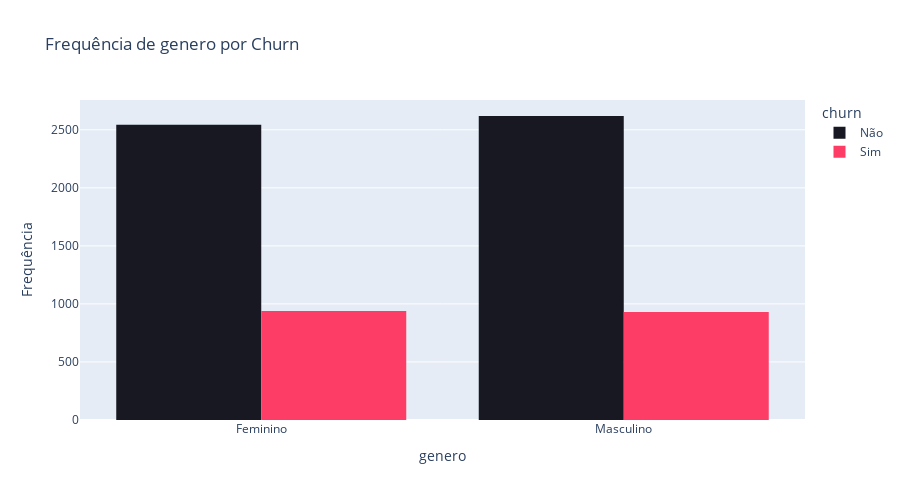
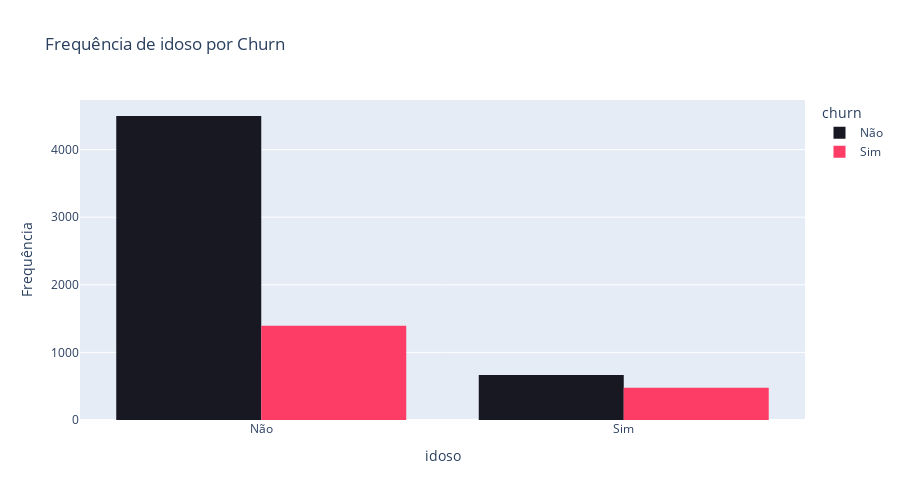
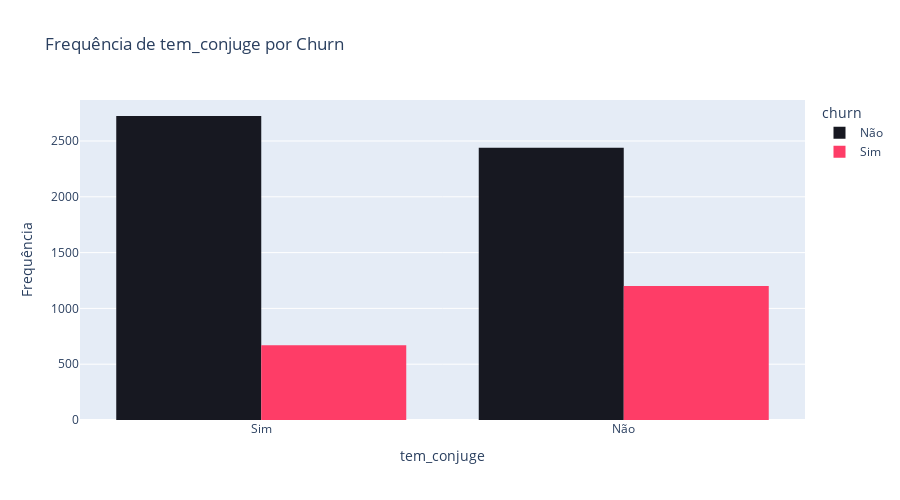
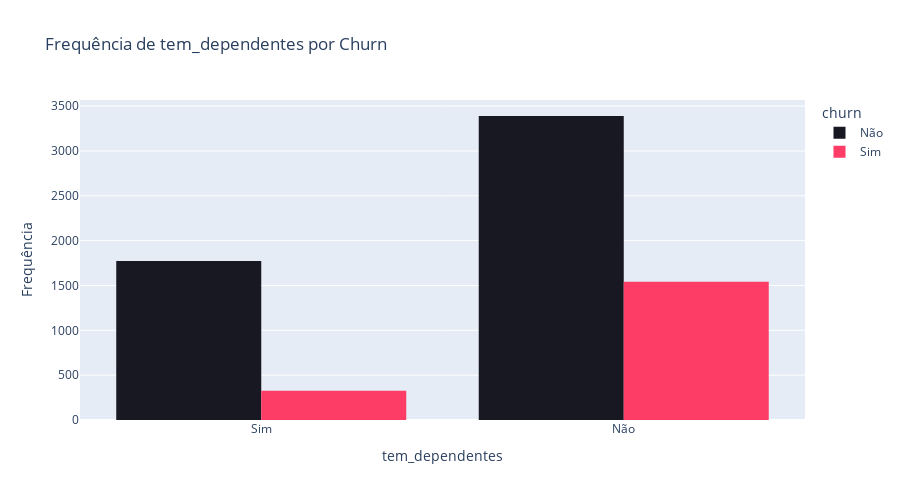

Notebook cell for these charts, in order:
### Markdown cell above
Pode-se observar que a concentração de clientes com churn é mais alta, em contratos com uma duração menor (com uma mediana de 10 meses e um terceiro quartil de 29 meses).

Já em relação ao valor da fatura mensal, a maior ocorrência de churn é em casos onde o valor é mais alto (com uma mediana de 79,65 e um 3 quartil de 94,21).

Como o total gasto está atrelado ao tempo de duração do contrato (mesmo que sem uma razão padronizada identificada), obviamente os casos de churn positivo estão com valores menores (mediana de 703,55 e 3 quartil de 2.332,30).

### Code cell
colunas_grafico = ['genero', 'idoso', 'tem_conjuge', 'tem_dependentes', 'meses_de_contrato','possui_servico_telefone',
                   'possui_multiplas_linhas','possui_servico_internet','possui_servico_seguranca_online','possui_servico_backup_online',
                   'possui_servico_protecao_dispositivo','possui_servico_suporte_tecnico','possui_TV_a_cabo','possui_TV_streaming','tipo_de_contrato',
                   'recebimento_de_fatura_online','forma_de_pagamento','fatura_mensal','total_gasto']

for coluna in colunas_grafico:
    fig = px.histogram(df_normalizado_estruturado, x=coluna, color='churn',               
                       color_discrete_map={'Não': '#171821','Sim': '#fe3d67'},
                       barmode='group', 
                       title=f'Frequência de {coluna} por Churn',
                       labels={'count':'Frequência'}, height=500)
    fig.update_yaxes(title_text='Frequência')

    fig.show()
    
    print(10*'-',f'Tabela de frequẽncia de {coluna}',10*'-')
    print(tabela_freq_churn_variavel(df_normalizado_estruturado,coluna))

### Figure 1 — Plotly figure (JSON) as saved in the notebook; plotly's stock layout.template omitted (floating-point values rounded to 4 significant figures; data arrays with more than 128 entries replaced by an {"elided": "..."} marker saying what was removed)
{"data": [{"alignmentgroup": "True", "bingroup": "x", "hovertemplate": "churn=Não<br>genero=%{x}<br>count=%{y}<extra></extra>", "legendgroup": "Não", "marker": {"color": "#171821", "pattern": {"shape": ""}}, "name": "Não", "offsetgroup": "Não", "orientation": "v", "showlegend": true, "type": "histogram", "x": {"elided": "5163 str values"}, "xaxis": "x", "yaxis": "y"}, {"alignmentgroup": "True", "bingroup": "x", "hovertemplate": "churn=Sim<br>genero=%{x}<br>count=%{y}<extra></extra>", "legendgroup": "Sim", "marker": {"color": "#fe3d67", "pattern": {"shape": ""}}, "name": "Sim", "offsetgroup": "Sim", "orientation": "v", "showlegend": true, "type": "histogram", "x": {"elided": "1869 str values"}, "xaxis": "x", "yaxis": "y"}], "layout": {"barmode": "group", "height": 500, "legend": {"title": {"text": "churn"}, "tracegroupgap": 0}, "title": {"text": "Frequência de genero por Churn"}, "xaxis": {"anchor": "y", "domain": [0, 1], "title": {"text": "genero"}}, "yaxis": {"anchor": "x", "domain": [0, 1], "title": {"text": "Frequência"}}}}

### Figure 2 — Plotly figure (JSON) as saved in the notebook; plotly's stock layout.template omitted (floating-point values rounded to 4 significant figures; data arrays with more than 128 entries replaced by an {"elided": "..."} marker saying what was removed)
{"data": [{"alignmentgroup": "True", "bingroup": "x", "hovertemplate": "churn=Não<br>idoso=%{x}<br>count=%{y}<extra></extra>", "legendgroup": "Não", "marker": {"color": "#171821", "pattern": {"shape": ""}}, "name": "Não", "offsetgroup": "Não", "orientation": "v", "showlegend": true, "type": "histogram", "x": {"elided": "5163 str values"}, "xaxis": "x", "yaxis": "y"}, {"alignmentgroup": "True", "bingroup": "x", "hovertemplate": "churn=Sim<br>idoso=%{x}<br>count=%{y}<extra></extra>", "legendgroup": "Sim", "marker": {"color": "#fe3d67", "pattern": {"shape": ""}}, "name": "Sim", "offsetgroup": "Sim", "orientation": "v", "showlegend": true, "type": "histogram", "x": {"elided": "1869 str values"}, "xaxis": "x", "yaxis": "y"}], "layout": {"barmode": "group", "height": 500, "legend": {"title": {"text": "churn"}, "tracegroupgap": 0}, "title": {"text": "Frequência de idoso por Churn"}, "xaxis": {"anchor": "y", "domain": [0, 1], "title": {"text": "idoso"}}, "yaxis": {"anchor": "x", "domain": [0, 1], "title": {"text": "Frequência"}}}}

### Figure 3 — Plotly figure (JSON) as saved in the notebook; plotly's stock layout.template omitted (floating-point values rounded to 4 significant figures; data arrays with more than 128 entries replaced by an {"elided": "..."} marker saying what was removed)
{"data": [{"alignmentgroup": "True", "bingroup": "x", "hovertemplate": "churn=Não<br>tem_conjuge=%{x}<br>count=%{y}<extra></extra>", "legendgroup": "Não", "marker": {"color": "#171821", "pattern": {"shape": ""}}, "name": "Não", "offsetgroup": "Não", "orientation": "v", "showlegend": true, "type": "histogram", "x": {"elided": "5163 str values"}, "xaxis": "x", "yaxis": "y"}, {"alignmentgroup": "True", "bingroup": "x", "hovertemplate": "churn=Sim<br>tem_conjuge=%{x}<br>count=%{y}<extra></extra>", "legendgroup": "Sim", "marker": {"color": "#fe3d67", "pattern": {"shape": ""}}, "name": "Sim", "offsetgroup": "Sim", "orientation": "v", "showlegend": true, "type": "histogram", "x": {"elided": "1869 str values"}, "xaxis": "x", "yaxis": "y"}], "layout": {"barmode": "group", "height": 500, "legend": {"title": {"text": "churn"}, "tracegroupgap": 0}, "title": {"text": "Frequência de tem_conjuge por Churn"}, "xaxis": {"anchor": "y", "domain": [0, 1], "title": {"text": "tem_conjuge"}}, "yaxis": {"anchor": "x", "domain": [0, 1], "title": {"text": "Frequência"}}}}

### Figure 4 — Plotly figure (JSON) as saved in the notebook; plotly's stock layout.template omitted (floating-point values rounded to 4 significant figures; data arrays with more than 128 entries replaced by an {"elided": "..."} marker saying what was removed)
{"data": [{"alignmentgroup": "True", "bingroup": "x", "hovertemplate": "churn=Não<br>tem_dependentes=%{x}<br>count=%{y}<extra></extra>", "legendgroup": "Não", "marker": {"color": "#171821", "pattern": {"shape": ""}}, "name": "Não", "offsetgroup": "Não", "orientation": "v", "showlegend": true, "type": "histogram", "x": {"elided": "5163 str values"}, "xaxis": "x", "yaxis": "y"}, {"alignmentgroup": "True", "bingroup": "x", "hovertemplate": "churn=Sim<br>tem_dependentes=%{x}<br>count=%{y}<extra></extra>", "legendgroup": "Sim", "marker": {"color": "#fe3d67", "pattern": {"shape": ""}}, "name": "Sim", "offsetgroup": "Sim", "orientation": "v", "showlegend": true, "type": "histogram", "x": {"elided": "1869 str values"}, "xaxis": "x", "yaxis": "y"}], "layout": {"barmode": "group", "height": 500, "legend": {"title": {"text": "churn"}, "tracegroupgap": 0}, "title": {"text": "Frequência de tem_dependentes por Churn"}, "xaxis": {"anchor": "y", "domain": [0, 1], "title": {"text": "tem_dependentes"}}, "yaxis": {"anchor": "x", "domain": [0, 1], "title": {"text": "Frequência"}}}}
